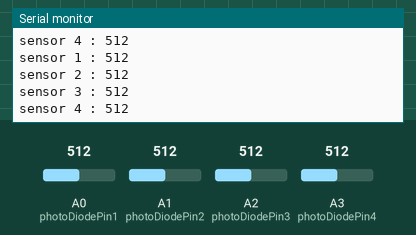
Bench run of a sketch on a simulated Arduino Uno, built with avr-gcc and run on an emulated ATmega328P. Shown: the last lines printed to the serial monitor. The test bench sets the inputs (shaded band); at power-on: A0 (photoDiodePin1) = 512, A1 (photoDiodePin2) = 512, A2 (photoDiodePin3) = 512, A3 (photoDiodePin4) = 512.

Above: at 1.8 s.
1.9 s: A0 (photoDiodePin1) set to 716
3.4 s: A1 (photoDiodePin2) set to 716
At 4.5 s:
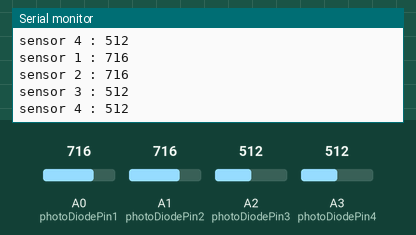
4.9 s: A2 (photoDiodePin3) set to 716
At 5.8 s:
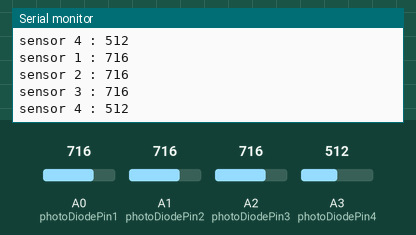
6.4 s: A3 (photoDiodePin4) set to 716
At 7.7 s:
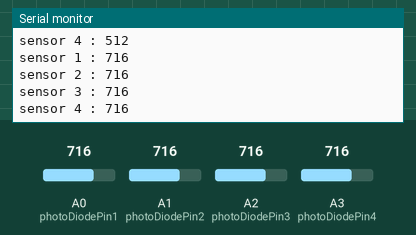
7.9 s: A0 (photoDiodePin1) set to 992
9.4 s: A1 (photoDiodePin2) set to 992
At 10.6 s:
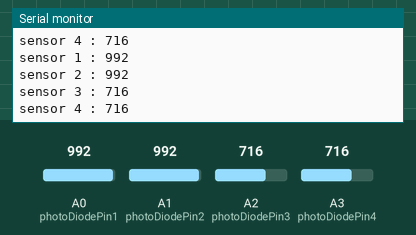
Timing chart, 0 to 11.9 s (numbered marks = the images above; inputs shaded):
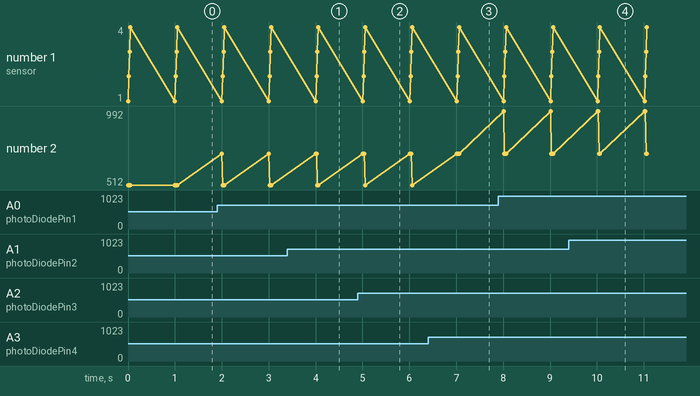

Measured:
- after the input at 3.4 s, the serial monitor: prints a new line after 0.62 s (image 1)
- after the input at 4.9 s, the serial monitor: prints a new line after 0.14 s (image 2)
- after the input at 6.4 s, the serial monitor: prints a new line after 0.66 s (image 3)
- after the input at 9.4 s, the serial monitor: prints a new line after 0.63 s (image 4)

The sketch:

cek_nilai_poto.ino
```cpp
//definisikan pin photodioda
int photoDiodePin1 = A0;
int photoDiodePin2 = A1;
int photoDiodePin3 = A2;
int photoDiodePin4 = A3;
//int photoDiodePin5 = A4;
//int photoDiodePin6 = A5;

void setup() {
  //atur pin photodioda sebagai input
  pinMode(photoDiodePin1, INPUT);
  pinMode(photoDiodePin2, INPUT);
  pinMode(photoDiodePin3, INPUT);
  pinMode(photoDiodePin4, INPUT);
//  pinMode(photoDiodePin5, INPUT);
//  pinMode(photoDiodePin6, INPUT);

  //buka komunikasi serial
  Serial.begin(9600);
}

void loop() {
  //baca nilai tegangan dari photodioda
  int diodeVoltage1 = analogRead(photoDiodePin1);
  int diodeVoltage2 = analogRead(photoDiodePin2);
  int diodeVoltage3 = analogRead(photoDiodePin3);
  int diodeVoltage4 = analogRead(photoDiodePin4);
//  int diodeVoltage5 = analogRead(photoDiodePin5);
//  int diodeVoltage6 = analogRead(photoDiodePin6);

  //konversi nilai tegangan menjadi nilai cahaya (0-1023)
  //int lightLevel = map(diodeVoltage, 0, 1023, 0, 100);

  //tampilkan nilai cahaya
  //Serial.print("Nilai Cahaya: ");
  Serial.print("sensor 1 : ");
  Serial.println(diodeVoltage1);
  Serial.print("sensor 2 : ");
  Serial.println(diodeVoltage2);
  Serial.print("sensor 3 : ");
  Serial.println(diodeVoltage3);
  Serial.print("sensor 4 : ");
  Serial.println(diodeVoltage4);
//  Serial.print("sensor 5 : ");
//  Serial.println(diodeVoltage5);
//  Serial.print("sensor 6 : ");
//  Serial.println(diodeVoltage6);

  //tampilkan satuan
  //

  //jeda sebelum membaca nilai berikutnya
  delay(1000);
}
```
